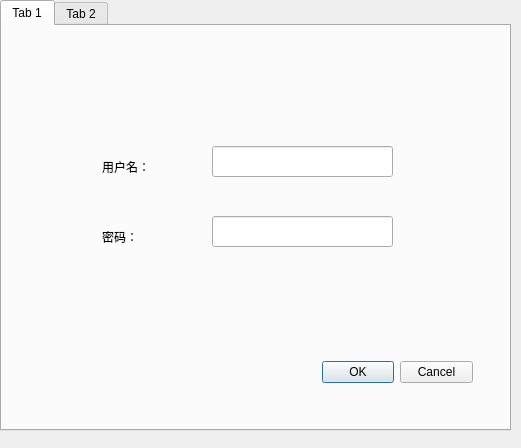
<?xml version="1.0" encoding="UTF-8"?>
<ui version="4.0">
 <class>Dialog</class>
 <widget class="QDialog" name="Dialog">
  <property name="geometry">
   <rect>
    <x>0</x>
    <y>0</y>
    <width>521</width>
    <height>448</height>
   </rect>
  </property>
  <property name="windowTitle">
   <string>Dialog</string>
  </property>
  <widget class="QTabWidget" name="tabWidget">
   <property name="geometry">
    <rect>
     <x>0</x>
     <y>0</y>
     <width>511</width>
     <height>431</height>
    </rect>
   </property>
   <property name="currentIndex">
    <number>0</number>
   </property>
   <widget class="QWidget" name="tab">
    <attribute name="title">
     <string>Tab 1</string>
    </attribute>
    <widget class="QLabel" name="label">
     <property name="geometry">
      <rect>
       <x>100</x>
       <y>120</y>
       <width>91</width>
       <height>41</height>
      </rect>
     </property>
     <property name="styleSheet">
      <string notr="true">font: 14pt &quot;宋体&quot;;</string>
     </property>
     <property name="text">
      <string>用户名：</string>
     </property>
    </widget>
    <widget class="QLabel" name="label_2">
     <property name="geometry">
      <rect>
       <x>100</x>
       <y>190</y>
       <width>91</width>
       <height>41</height>
      </rect>
     </property>
     <property name="styleSheet">
      <string notr="true">font: 14pt &quot;宋体&quot;;</string>
     </property>
     <property name="text">
      <string>密码：</string>
     </property>
    </widget>
    <widget class="QLineEdit" name="inputUserName">
     <property name="geometry">
      <rect>
       <x>210</x>
       <y>120</y>
       <width>181</width>
       <height>31</height>
      </rect>
     </property>
    </widget>
    <widget class="QLineEdit" name="inputPwd">
     <property name="geometry">
      <rect>
       <x>210</x>
       <y>190</y>
       <width>181</width>
       <height>31</height>
      </rect>
     </property>
     <property name="echoMode">
      <enum>QLineEdit::PasswordEchoOnEdit</enum>
     </property>
    </widget>
    <widget class="QDialogButtonBox" name="buttonBox">
     <property name="geometry">
      <rect>
       <x>320</x>
       <y>330</y>
       <width>151</width>
       <height>32</height>
      </rect>
     </property>
     <property name="orientation">
      <enum>Qt::Horizontal</enum>
     </property>
     <property name="standardButtons">
      <set>QDialogButtonBox::Cancel|QDialogButtonBox::Ok</set>
     </property>
    </widget>
   </widget>
   <widget class="QWidget" name="tab_2">
    <attribute name="title">
     <string>Tab 2</string>
    </attribute>
    <widget class="QLabel" name="label_3">
     <property name="geometry">
      <rect>
       <x>10</x>
       <y>0</y>
       <width>491</width>
       <height>341</height>
      </rect>
     </property>
     <property name="text">
      <string>请开启摄像头</string>
     </property>
     <property name="alignment">
      <set>Qt::AlignCenter</set>
     </property>
    </widget>
    <widget class="QCheckBox" name="checkBoxUseExterCam">
     <property name="geometry">
      <rect>
       <x>10</x>
       <y>360</y>
       <width>131</width>
       <height>40</height>
      </rect>
     </property>
     <property name="text">
      <string>使用外接摄像头</string>
     </property>
    </widget>
    <widget class="QPushButton" name="buttonFaceLogin">
     <property name="geometry">
      <rect>
       <x>390</x>
       <y>360</y>
       <width>93</width>
       <height>28</height>
      </rect>
     </property>
     <property name="text">
      <string>点击登录</string>
     </property>
    </widget>
   </widget>
  </widget>
 </widget>
 <resources/>
 <connections>
  <connection>
   <sender>buttonBox</sender>
   <signal>accepted()</signal>
   <receiver>Dialog</receiver>
   <slot>accept()</slot>
   <hints>
    <hint type="sourcelabel">
     <x>498</x>
     <y>334</y>
    </hint>
    <hint type="destinationlabel">
     <x>157</x>
     <y>274</y>
    </hint>
   </hints>
  </connection>
  <connection>
   <sender>buttonBox</sender>
   <signal>rejected()</signal>
   <receiver>Dialog</receiver>
   <slot>reject()</slot>
   <hints>
    <hint type="sourcelabel">
     <x>500</x>
     <y>340</y>
    </hint>
    <hint type="destinationlabel">
     <x>286</x>
     <y>274</y>
    </hint>
   </hints>
  </connection>
 </connections>
</ui>
